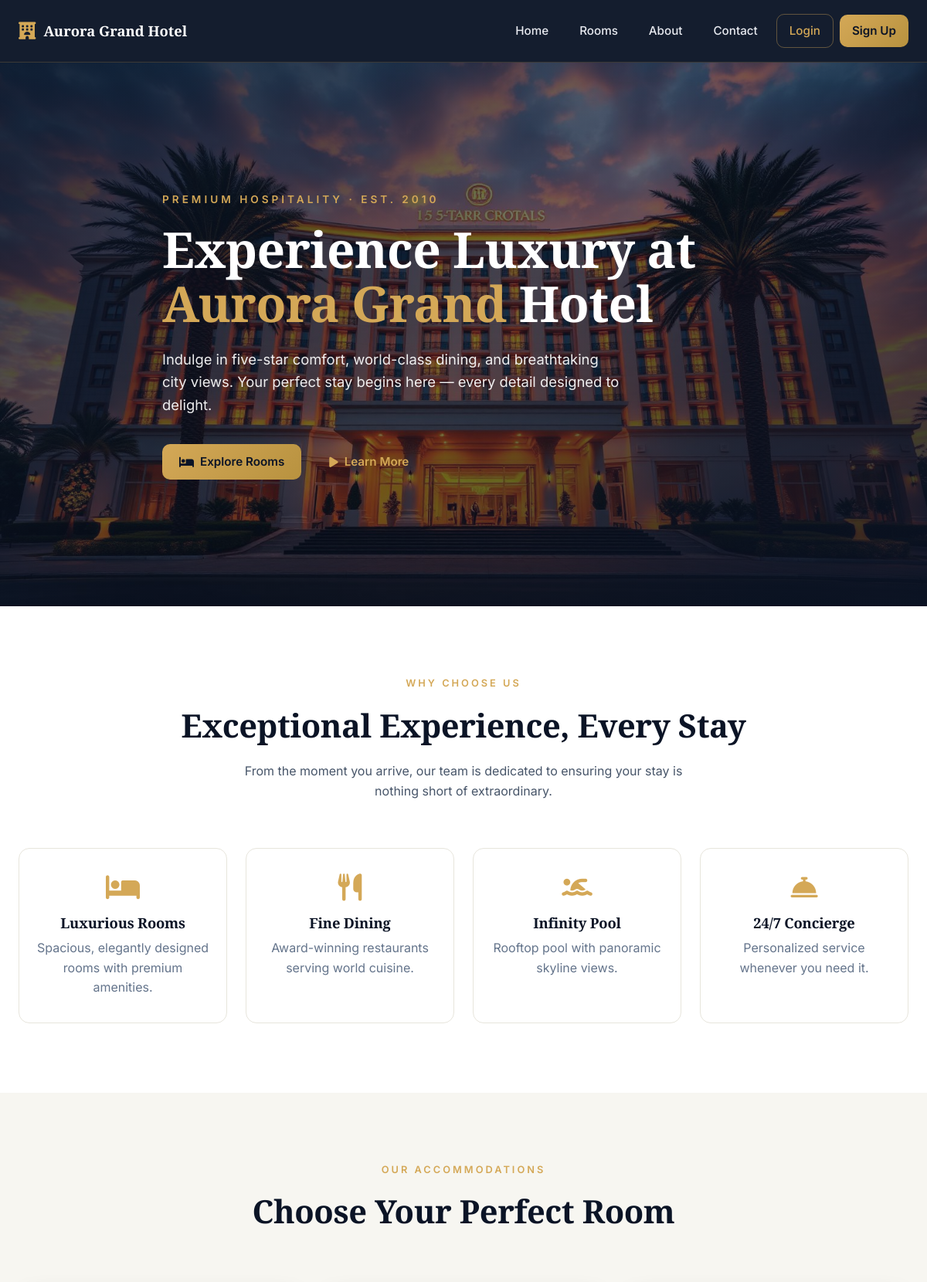
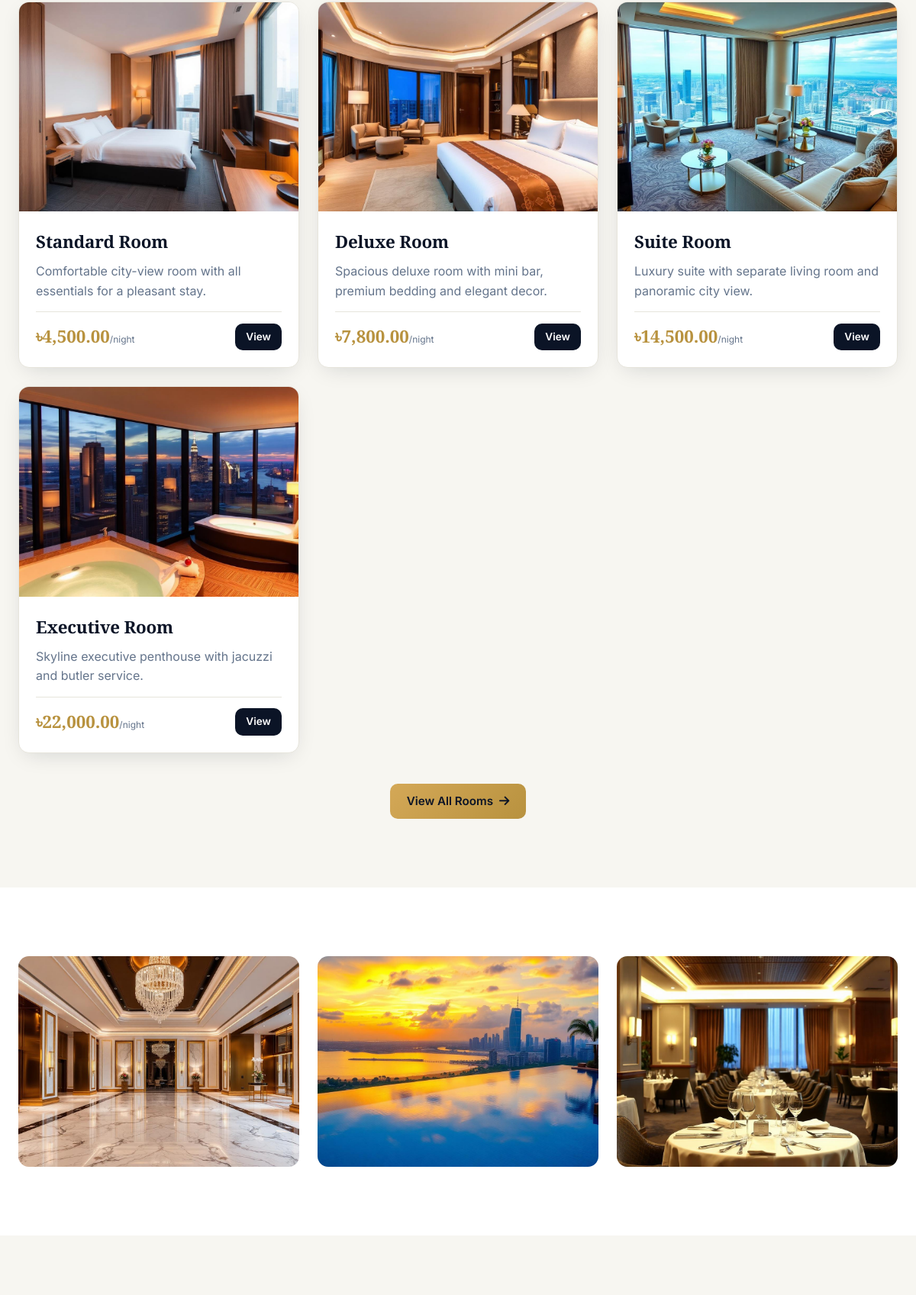
The page / (upper part) on the database its author committed (2 pictures, top to bottom).
### tables this page shows
CREATE TABLE room_types (
  id INT PRIMARY KEY AUTO_INCREMENT,
  name VARCHAR(60) UNIQUE NOT NULL,
  base_price DECIMAL(10,2) NOT NULL,
  capacity INT NOT NULL,
  description TEXT,
  image VARCHAR(120)
);

### config/db.php (called while the page is built, shortened)
<?php
function db(): PDO {
    static $pdo = null;
    if ($pdo === null) {
        $dsn = 'mysql:host=' . DB_HOST . ';dbname=' . DB_NAME . ';charset=' . DB_CHAR;
        try {
            $pdo = new PDO($dsn, DB_USER, DB_PASS, [
                PDO::ATTR_ERRMODE            => PDO::ERRMODE_EXCEPTION,
                PDO::ATTR_DEFAULT_FETCH_MODE => PDO::FETCH_ASSOC,
                PDO::ATTR_EMULATE_PREPARES   => false,
            ]);
        } catch (PDOException $e) {
            http_response_code(500);
            exit('Database connection failed: ' . htmlspecialchars($e->getMessage()));
        }
    }
    return $pdo;
}
function base_url(string $path = ''): string {
    $script = $_SERVER['SCRIPT_NAME'] ?? '';
    $root = rtrim(str_replace('\\', '/', dirname($script)), '/');
    return $root . '/' . ltrim($path, '/');
}

### includes/security.php (called while the page is built, shortened)
<?php
function e(string $v): string { return htmlspecialchars(trim($v), ENT_QUOTES | ENT_HTML5, 'UTF-8'); }
function money($n): string { return CURRENCY . number_format((float)$n, 2); }

### index.php (the view, shortened to what this page needs)
<?php
require_once __DIR__ . '/config/db.php';
require_once __DIR__ . '/includes/security.php';
$featured = [];
try {
    $featured = db()->query('SELECT * FROM room_types ORDER BY base_price ASC LIMIT 4')->fetchAll();
} catch (Throwable $e) {  }
include __DIR__ . '/includes/header.php';
?>
<section class="hero">
  <div class="container hero-content">
    <span class="eyebrow">Premium Hospitality · Est. 2010</span>
    <h1>Experience Luxury at <em>Aurora Grand</em> Hotel</h1>
    <p>Indulge in five-star comfort, world-class dining, and breathtaking city views. Your perfect stay begins here — every detail designed to delight.</p>
    <div class="hero-cta">
      <a href="<?= base_url('rooms.php') ?>" class="btn btn-primary"><i class="fa-solid fa-bed"></i> Explore Rooms</a>
      <a href="<?= base_url('about.php') ?>" class="btn btn-ghost" style="color:#fff;border-color:#fff"><i class="fa-solid fa-play"></i> Learn More</a>
    </div>
  </div>
</section>
<section class="section" style="background:#fff">
  <div class="container">
    <div class="section-title">
      <span class="eyebrow">Why Choose Us</span>
      <h2>Exceptional Experience, Every Stay</h2>
      <p>From the moment you arrive, our team is dedicated to ensuring your stay is nothing short of extraordinary.</p>
    </div>
    <div class="grid grid-4">
      <div class="feature"><i class="fa-solid fa-bed"></i><h4>Luxurious Rooms</h4><p class="muted">Spacious, elegantly designed rooms with premium amenities.</p></div>
      <div class="feature"><i class="fa-solid fa-utensils"></i><h4>Fine Dining</h4><p class="muted">Award-winning restaurants serving world cuisine.</p></div>
      <div class="feature"><i class="fa-solid fa-person-swimming"></i><h4>Infinity Pool</h4><p class="muted">Rooftop pool with panoramic skyline views.</p></div>
      <div class="feature"><i class="fa-solid fa-bell-concierge"></i><h4>24/7 Concierge</h4><p class="muted">Personalized service whenever you need it.</p></div>
    </div>
  </div>
</section>
<section class="section">
  <div class="container">
    <div class="section-title">
      <span class="eyebrow">Our Accommodations</span>
      <h2>Choose Your Perfect Room</h2>
    </div>
    <div class="grid grid-3">
      <?php foreach ($featured as $rt): ?>
      <div class="card">
        <div class="card-img"><img src="<?= base_url('assets/images/' . ($rt['image'] ?: 'room-standard.jpg')) ?>" alt="<?= e($rt['name']) ?>" loading="lazy"></div>
        <div class="card-body">
          <h3><?= e($rt['name']) ?> Room</h3>
          <p class="muted"><?= e(mb_strimwidth($rt['description'] ?: '', 0, 90, '…')) ?></p>
          <div class="card-meta">
            <span class="price"><?= money($rt['base_price']) ?><small>/night</small></span>
            <a href="<?= base_url('rooms.php#type-' . (int)$rt['id']) ?>" class="btn btn-dark btn-sm">View</a>
          </div>
        </div>
      </div>
      <?php endforeach; if (!$featured): ?>
        <p class="muted">Run <code>database.sql</code> in MySQL to load rooms.</p>
      <?php endif; ?>
    </div>
    <div style="text-align:center;margin-top:40px">
      <a href="<?= base_url('rooms.php') ?>" class="btn btn-primary">View All Rooms <i class="fa-solid fa-arrow-right"></i></a>
    </div>
  </div>
</section>
<section class="section" style="background:#fff">
  <div class="container">
    <div class="grid grid-3">
      <div><img src="<?= base_url('assets/images/lobby.jpg') ?>" alt="Lobby" loading="lazy" style="border-radius:14px;aspect-ratio:4/3;object-fit:cover"></div>
      <div><img src="<?= base_url('assets/images/pool.jpg') ?>" alt="Pool" loading="lazy" style="border-radius:14px;aspect-ratio:4/3;object-fit:cover"></div>
      <div><img src="<?= base_url('assets/images/dining.jpg') ?>" alt="Dining" loading="lazy" style="border-radius:14px;aspect-ratio:4/3;object-fit:cover"></div>
    </div>
  </div>
</section>
<?php include __DIR__ . '/includes/footer.php'; ?>

### assets/css/style.css (style rules this page uses)
:root { --navy:#0b1426; --navy-2:#101b35; --navy-3:#16223f; --gold:#d4a857; --gold-2:#b8923f; --gold-soft:#f5e5c0; --ink:#0f172a; --slate:#475569; --slate-2:#64748b; --bg:#f7f6f1; --card:#ffffff; --line:#e7e5dc; --ok:#16a34a; --warn:#f59e0b; --danger:#dc2626; --info:#2563eb; --shadow:0 8px 30px -10px rgba(11,20,38,.18); --shadow-lg:0 20px 50px -20px rgba(11,20,38,.35); --radius:14px; }
* { box-sizing:border-box;margin:0;padding:0 }
html,body { font-family:'Inter',system-ui,-apple-system,sans-serif;color:var(--ink);background:var(--bg);line-height:1.6;-webkit-font-smoothing:antialiased }
h1,h2,h3,h4 { font-family:'Playfair Display',serif;font-weight:600;color:var(--navy);letter-spacing:-.01em }
h1 { font-size:2.4rem }
h2 { font-size:1.9rem }
h3 { font-size:1.4rem }
a { color:var(--navy);text-decoration:none;transition:.2s }
img { max-width:100%;display:block }
.container { max-width:1240px;margin:0 auto;padding:0 24px }
.muted { color:var(--slate-2) }
.btn-ghost { border:1px solid rgba(212,168,87,.4);color:var(--gold)!important }
.btn { display:inline-flex;align-items:center;gap:8px;padding:11px 22px;border-radius:10px;border:none;cursor:pointer;font-weight:600;font-size:.95rem;transition:.2s;font-family:inherit }
.btn-primary { background:linear-gradient(135deg,var(--gold),var(--gold-2));color:var(--navy) }
.btn-dark { background:var(--navy);color:#fff }
.btn-sm { padding:7px 14px;font-size:.85rem }
.hero { position:relative;min-height:88vh;display:flex;align-items:center;color:#fff;overflow:hidden }
.hero { position:relative; min-height:88vh; display:flex; align-items:center; color:#fff; overflow:hidden; }
.hero::before { content:""; position:absolute; inset:0; background: linear-gradient( 135deg, rgba(11,20,38,.85), rgba(11,20,38,.55) 50%, rgba(11,20,38,.85) ), url('../images/hero.jpg') center center / cover no-repeat; z-index:0; }
.hero-content { position:relative; z-index:1; }
.hero-content { max-width:780px;padding:60px 0 }
.hero .eyebrow { display:inline-block;color:var(--gold);letter-spacing:4px;font-size:.85rem;font-weight:600;text-transform:uppercase;margin-bottom:18px }
.hero h1 { color:#fff;font-size:4rem;line-height:1.1;margin-bottom:22px }
.hero h1 em { color:var(--gold);font-style:normal }
.hero p { font-size:1.15rem;max-width:600px;margin-bottom:36px;opacity:.92 }
.hero-cta { display:flex;gap:14px;flex-wrap:wrap }
.section { padding:90px 0 }
.section-title { text-align:center;margin-bottom:60px }
.section-title .eyebrow { color:var(--gold);letter-spacing:3px;font-size:.8rem;font-weight:600;text-transform:uppercase;display:block;margin-bottom:10px }
.section-title h2 { font-size:2.6rem }
.section-title p { max-width:600px;margin:14px auto 0;color:var(--slate) }
.grid { display:grid;gap:24px }
.grid-3 { grid-template-columns:repeat(auto-fit,minmax(280px,1fr)) }
.grid-4 { grid-template-columns:repeat(auto-fit,minmax(220px,1fr)) }
.card { background:var(--card);border-radius:var(--radius);overflow:hidden;box-shadow:var(--shadow);transition:.3s;border:1px solid var(--line) }
.card-img { aspect-ratio:4/3;overflow:hidden;background:#eee }
.card-img img { width:100%;height:100%;object-fit:cover;transition:.6s }
.card-body { padding:22px }
.card-body h3 { margin-bottom:8px }
.card-meta { display:flex;justify-content:space-between;align-items:center;margin-top:14px;padding-top:14px;border-top:1px solid var(--line) }
.price { font-size:1.4rem;font-weight:700;color:var(--gold-2);font-family:'Playfair Display',serif }
.price small { font-size:.75rem;color:var(--slate-2);font-weight:400;font-family:'Inter' }
.feature { text-align:center;padding:32px 22px;background:var(--card);border-radius:var(--radius);border:1px solid var(--line);transition:.3s }
.feature i { font-size:2.2rem;color:var(--gold);margin-bottom:14px }
.feature h4 { font-family:'Playfair Display';font-size:1.15rem;margin-bottom:6px }

### rows shown on the page
room_types: image (picture), name "Standard", description "Comfortable city-view room with all essentials for a pleasant stay.", base_price "৳4,500.00"
room_types: image (picture), name "Deluxe", description "Spacious deluxe room with mini bar, premium bedding and elegant decor.", base_price "৳7,800.00"
room_types: image (picture), name "Suite", description "Luxury suite with separate living room and panoramic city view.", base_price "৳14,500.00"
room_types: image (picture), name "Executive", description "Skyline executive penthouse with jacuzzi and butler service.", base_price "৳22,000.00"

### other values the page prints
HOTEL_NAME "Aurora Grand Hotel"
